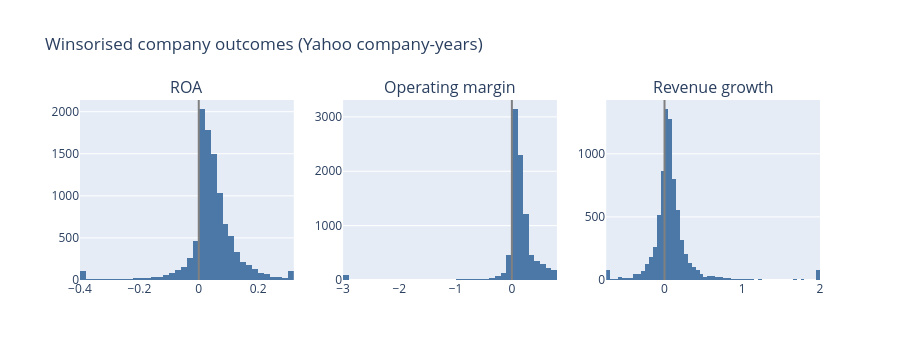

The notebook cell saved with this chart:
### Code cell
fig = make_subplots(rows=1, cols=3, subplot_titles=("ROA", "Operating margin", "Revenue growth"))
for k, c in enumerate(["roa_w", "operating_margin_w", "revenue_growth_w"], 1):
    fig.add_trace(go.Histogram(x=yf[c].dropna(), nbinsx=60, marker_color="#4C78A8", showlegend=False), row=1, col=k)
    fig.add_vline(x=0, line_color="grey", row=1, col=k)
fig.update_layout(height=360, title="Winsorised company outcomes (Yahoo company-years)")
fig.show()

### Figure 1 — Plotly figure (JSON) as saved in the notebook; plotly's stock layout.template omitted (floating-point values rounded to 4 significant figures; data arrays with more than 128 entries replaced by an {"elided": "..."} marker saying what was removed)
{"data": [{"marker": {"color": "#4C78A8"}, "nbinsx": 60, "showlegend": false, "type": "histogram", "x": {"elided": "10220 float values"}, "xaxis": "x", "yaxis": "y"}, {"marker": {"color": "#4C78A8"}, "nbinsx": 60, "showlegend": false, "type": "histogram", "x": {"elided": "9131 float values"}, "xaxis": "x2", "yaxis": "y2"}, {"marker": {"color": "#4C78A8"}, "nbinsx": 60, "showlegend": false, "type": "histogram", "x": {"elided": "7493 float values"}, "xaxis": "x3", "yaxis": "y3"}], "layout": {"annotations": [{"font": {"size": 16}, "showarrow": false, "text": "ROA", "x": 0.1444, "xanchor": "center", "xref": "paper", "y": 1, "yanchor": "bottom", "yref": "paper"}, {"font": {"size": 16}, "showarrow": false, "text": "Operating margin", "x": 0.5, "xanchor": "center", "xref": "paper", "y": 1, "yanchor": "bottom", "yref": "paper"}, {"font": {"size": 16}, "showarrow": false, "text": "Revenue growth", "x": 0.8556, "xanchor": "center", "xref": "paper", "y": 1, "yanchor": "bottom", "yref": "paper"}], "height": 360, "shapes": [{"line": {"color": "grey"}, "type": "line", "x0": 0, "x1": 0, "xref": "x", "y0": 0, "y1": 1, "yref": "y domain"}, {"line": {"color": "grey"}, "type": "line", "x0": 0, "x1": 0, "xref": "x2", "y0": 0, "y1": 1, "yref": "y2 domain"}, {"line": {"color": "grey"}, "type": "line", "x0": 0, "x1": 0, "xref": "x3", "y0": 0, "y1": 1, "yref": "y3 domain"}], "title": {"text": "Winsorised company outcomes (Yahoo company-years)"}, "xaxis": {"anchor": "y", "domain": [0, 0.2889]}, "xaxis2": {"anchor": "y2", "domain": [0.3556, 0.6444]}, "xaxis3": {"anchor": "y3", "domain": [0.7111, 1]}, "yaxis": {"anchor": "x", "domain": [0, 1]}, "yaxis2": {"anchor": "x2", "domain": [0, 1]}, "yaxis3": {"anchor": "x3", "domain": [0, 1]}}}
